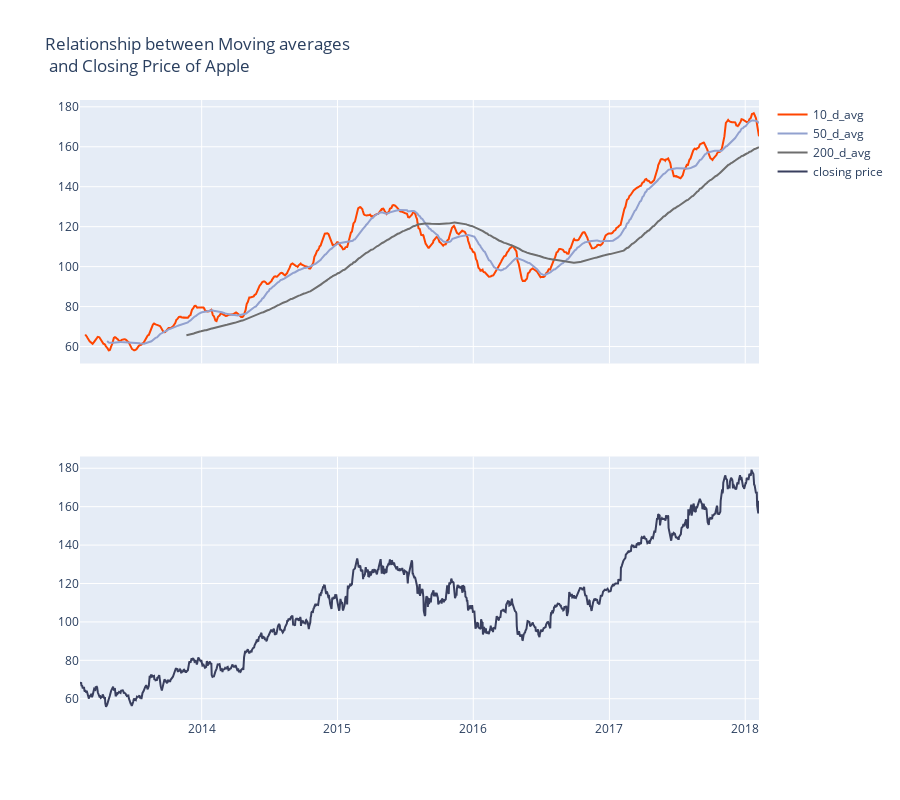

This figure's notebook cell:
### Markdown cell above
### MA of AAPL

### Code cell
mav_chart(aapl_dfn)

### Figure 1 — Plotly figure (JSON) as saved in the notebook; plotly's stock layout.template omitted (floating-point values rounded to 4 significant figures; data arrays with more than 128 entries replaced by an {"elided": "..."} marker saying what was removed)
{"data": [{"line": {"color": "#ff4500"}, "name": "10_d_avg", "type": "scatter", "x": {"elided": "1259 str values"}, "xaxis": "x", "y": {"elided": "1259 float values"}, "yaxis": "y"}, {"line": {"color": "#92a1cf"}, "name": "50_d_avg", "type": "scatter", "x": {"elided": "1259 str values"}, "xaxis": "x", "y": {"elided": "1259 float values"}, "yaxis": "y"}, {"line": {"color": "#6E6E6E"}, "name": "200_d_avg", "type": "scatter", "x": {"elided": "1259 str values"}, "xaxis": "x", "y": {"elided": "1259 float values"}, "yaxis": "y"}, {"line": {"color": "#393f5e"}, "name": "closing price", "type": "scatter", "x": {"elided": "1259 str values"}, "xaxis": "x2", "y": {"elided": "1259 float values"}, "yaxis": "y2"}], "layout": {"height": 800, "title": {"text": "Relationship between Moving averages <br> and Closing Price of Apple"}, "xaxis": {"anchor": "y", "domain": [0, 1], "matches": "x2", "showticklabels": false}, "xaxis2": {"anchor": "y2", "domain": [0, 1]}, "yaxis": {"anchor": "x", "domain": [0.575, 1]}, "yaxis2": {"anchor": "x2", "domain": [0, 0.425]}}}
